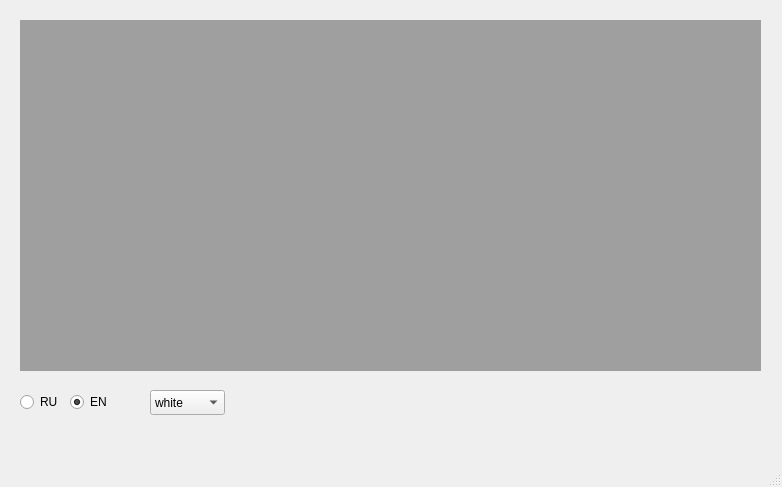
<?xml version="1.0" encoding="UTF-8"?>
<ui version="4.0">
 <class>MainWindow</class>
 <widget class="QMainWindow" name="MainWindow">
  <property name="geometry">
   <rect>
    <x>0</x>
    <y>0</y>
    <width>782</width>
    <height>487</height>
   </rect>
  </property>
  <property name="windowTitle">
   <string>MainWindow</string>
  </property>
  <widget class="QWidget" name="centralwidget">
   <widget class="QRadioButton" name="ru">
    <property name="geometry">
     <rect>
      <x>20</x>
      <y>390</y>
      <width>51</width>
      <height>24</height>
     </rect>
    </property>
    <property name="text">
     <string>RU</string>
    </property>
   </widget>
   <widget class="QRadioButton" name="en">
    <property name="geometry">
     <rect>
      <x>70</x>
      <y>390</y>
      <width>51</width>
      <height>24</height>
     </rect>
    </property>
    <property name="text">
     <string>EN</string>
    </property>
    <property name="checked">
     <bool>true</bool>
    </property>
   </widget>
   <widget class="QComboBox" name="theme">
    <property name="geometry">
     <rect>
      <x>150</x>
      <y>390</y>
      <width>75</width>
      <height>25</height>
     </rect>
    </property>
    <item>
     <property name="text">
      <string>white</string>
     </property>
    </item>
    <item>
     <property name="text">
      <string>black</string>
     </property>
    </item>
   </widget>
   <widget class="QWidget" name="gridLayoutWidget">
    <property name="geometry">
     <rect>
      <x>20</x>
      <y>20</y>
      <width>741</width>
      <height>351</height>
     </rect>
    </property>
    <layout class="QGridLayout" name="gridLayout">
     <item row="0" column="0">
      <widget class="QMdiArea" name="mdiArea"/>
     </item>
    </layout>
   </widget>
  </widget>
  <widget class="QMenuBar" name="menubar">
   <property name="geometry">
    <rect>
     <x>0</x>
     <y>0</y>
     <width>782</width>
     <height>26</height>
    </rect>
   </property>
  </widget>
  <widget class="QStatusBar" name="statusbar"/>
 </widget>
 <resources/>
 <connections/>
</ui>
